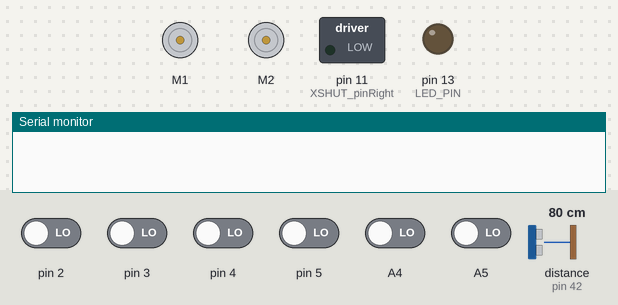
The sketch below on a simulated Arduino Uno, built with avr-gcc and run on an emulated ATmega328P. On the bench: 2 × DC motor (green arrow = forward, orange = backward, longer = faster), switched loads named in the sketch (green lamp = pin HIGH), output pins drawn as LEDs (lit = HIGH), the last lines printed to the serial monitor. Inputs (shaded band) come from the test bench; at power-on: A4, A5, pin 2–5 LOW, distance to the obstacle (sensor on pin 42) 80 cm.

Above: at 0.01 s.
At 1.2 s:
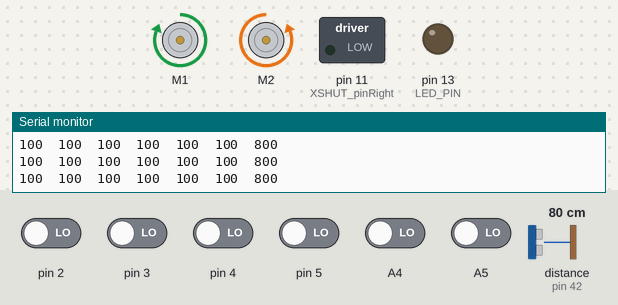
1.3 s: pin 2 driven HIGH and pin 3 driven HIGH
Timing chart, 0 to 4.3 s (numbered marks = the images above; inputs shaded):
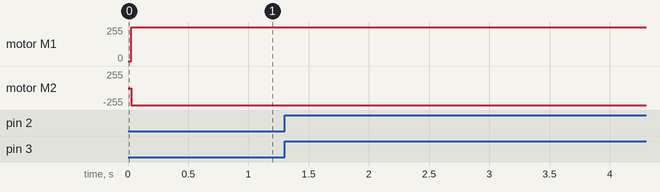

The sketch:

milestone4.ino
```cpp
#include <DRV8835MotorShield.h>
#include <QTRSensors.h>
#include <VL53L0X.h>
#include <Wire.h>


// MISC
#define LED_PIN 13

// Line Sensors
#define NUM_SENSORS   6     // number of line sensors used
#define TIMEOUT       2500  // waits for 2500 microseconds for sensor outputs to go low
#define EMITTER_PIN   QTR_NO_EMITTER_PIN     // emitter is controlled by digital pin 2, jk not
// sensors 0 through 7 are connected to digital pins 3 through 10, respectively
QTRSensorsRC qtrrc((unsigned char[]) {
  A5, A4, 2, 3, 4, 5,
},
NUM_SENSORS, TIMEOUT, EMITTER_PIN);
unsigned int sensorValues[NUM_SENSORS];


// Distance Sensors
#define XSHUT_pinRight 11
#define XSHUT_pinLeft 12
#define XSHUT_pinCenter 13
// default VL53L0x address 41
#define SensorLeft_newAddress 42
#define SensorRight_newAddress 43

// Motor driver
DRV8835MotorShield motors;
unsigned short speed = 400;
// uses pins 10, 9, 8, 7, 6


VL53L0X sensorLeft, sensorRight, sensorCenter;

void setup() {
  pinMode(XSHUT_pinLeft, OUTPUT);
  pinMode(XSHUT_pinRight, OUTPUT);
  pinMode(XSHUT_pinCenter, OUTPUT);

  Serial.begin(9600);
  Wire.begin();

  sensorLeft.setAddress(SensorLeft_newAddress);
  pinMode(XSHUT_pinLeft, INPUT);
  delay(10);
  sensorRight.setAddress(SensorRight_newAddress);
  pinMode(XSHUT_pinRight, INPUT);
  delay(10);

  sensorLeft.init();
  sensorRight.init();
  sensorCenter.init();

  sensorLeft.setTimeout(500);
  sensorRight.setTimeout(500);
  sensorCenter.setTimeout(500);

  sensorLeft.startContinuous();
  sensorRight.startContinuous();
  sensorCenter.startContinuous();

  pinMode(LED_PIN, OUTPUT);

  // uncomment one or both of the following lines if your motors' directions need to be flipped
  //motors.flipM1(true);
  motors.flipM2(true);

}

void loop() {
  qtrrc.read(sensorValues);

  // print the sensor values as numbers from 0 to 2500, where 0 means maximum reflectance
  for (unsigned char i = 0; i < NUM_SENSORS; i++)
  {
    Serial.print(sensorValues[i]);
    Serial.print('\t');
  }

  motors.setM1Speed(speed);
  motors.setM2Speed(speed);
  //void setSpeeds(int m1Speed, int m2Speed)

  Serial.print(sensorLeft.readRangeContinuousMillimeters());
  if (sensorLeft.timeoutOccurred()) {
    Serial.print(" TIMEOUT");
  }

  Serial.println();

  delay(250);
}
```
